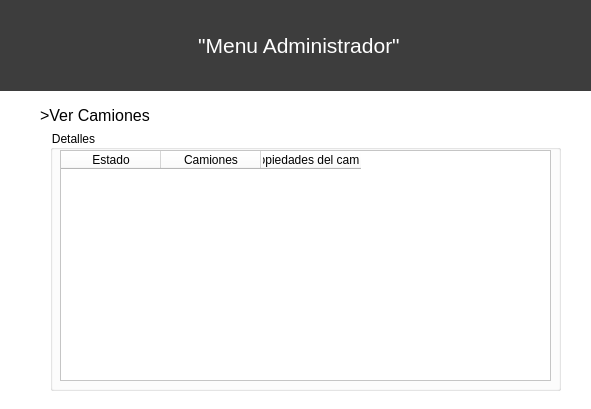
<?xml version="1.0" encoding="UTF-8"?>
<ui version="4.0">
 <class>AdminCamionesWindow</class>
 <widget class="QDialog" name="AdminCamionesWindow">
  <property name="geometry">
   <rect>
    <x>0</x>
    <y>0</y>
    <width>591</width>
    <height>409</height>
   </rect>
  </property>
  <property name="windowTitle">
   <string>Dialog</string>
  </property>
  <property name="styleSheet">
   <string notr="true">background-color: rgb(255, 255, 255);</string>
  </property>
  <widget class="QLabel" name="label_4">
   <property name="geometry">
    <rect>
     <x>0</x>
     <y>0</y>
     <width>591</width>
     <height>91</height>
    </rect>
   </property>
   <property name="font">
    <font>
     <family>Segoe UI</family>
     <pointsize>16</pointsize>
    </font>
   </property>
   <property name="cursor">
    <cursorShape>UpArrowCursor</cursorShape>
   </property>
   <property name="styleSheet">
    <string notr="true">background-color: rgb(61, 61, 61);
color: rgb(255, 255, 255);</string>
   </property>
   <property name="text">
    <string>                                  &quot;Menu Administrador&quot;</string>
   </property>
  </widget>
  <widget class="QLabel" name="label">
   <property name="geometry">
    <rect>
     <x>40</x>
     <y>100</y>
     <width>201</width>
     <height>31</height>
    </rect>
   </property>
   <property name="font">
    <font>
     <family>Segoe UI</family>
     <pointsize>12</pointsize>
    </font>
   </property>
   <property name="text">
    <string>&gt;Ver Camiones</string>
   </property>
  </widget>
  <widget class="QGroupBox" name="groupBox">
   <property name="geometry">
    <rect>
     <x>50</x>
     <y>130</y>
     <width>511</width>
     <height>261</height>
    </rect>
   </property>
   <property name="title">
    <string>Detalles</string>
   </property>
   <widget class="QTableWidget" name="Camiones">
    <property name="geometry">
     <rect>
      <x>10</x>
      <y>20</y>
      <width>491</width>
      <height>231</height>
     </rect>
    </property>
    <column>
     <property name="text">
      <string>Estado</string>
     </property>
    </column>
    <column>
     <property name="text">
      <string>Camiones</string>
     </property>
    </column>
    <column>
     <property name="text">
      <string>Propiedades del camion</string>
     </property>
    </column>
   </widget>
  </widget>
 </widget>
 <resources/>
 <connections/>
</ui>
